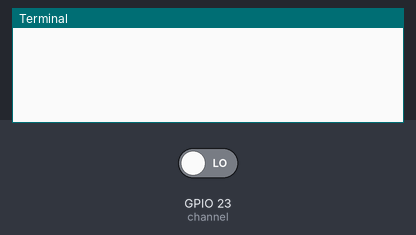
Recording of a program running on a simulated Raspberry Pi (BCM pin numbers). Parts: the last lines printed to the terminal. Inputs (shaded band) come from the test bench; at power-on: GPIO 23 (channel) LOW.

Above: at 1.2 s.
1.3 s: GPIO 23 (channel) driven HIGH
At 2.0 s:
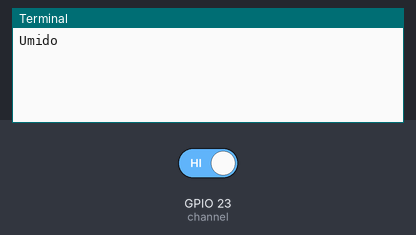
2.8 s: GPIO 23 (channel) driven LOW
At 3.2 s:
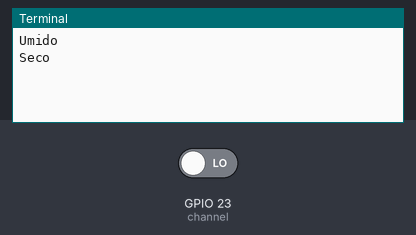

Measured:
- after the input at 1.3 s, the terminal: prints a new line at once (image 1)
- after the input at 2.8 s, the terminal: prints a new line at once (image 2)

The program:

umidadesolo.py
```python
#!/usr/bin/python
import RPi.GPIO as GPIO
import time

# Esta é nossa função de callback. Ela vai ser chamada toda vez que uma mudança for detectada no pino GPIO correspondente.
def callback(channel):
    if GPIO.input(channel):
        print('Umido')
    else:
        print('Seco')


# Set things up
channel = 23
GPIO.setmode(GPIO.BCM)
GPIO.setup(channel, GPIO.IN)

# Vamos cadastrar a função de callback para o nosso pino
GPIO.add_event_detect(channel, GPIO.BOTH, bouncetime=300)
GPIO.add_event_callback(channel, callback)

# Loop infinito para manter o script rodando
while True:
  time.sleep(0.1)
```
